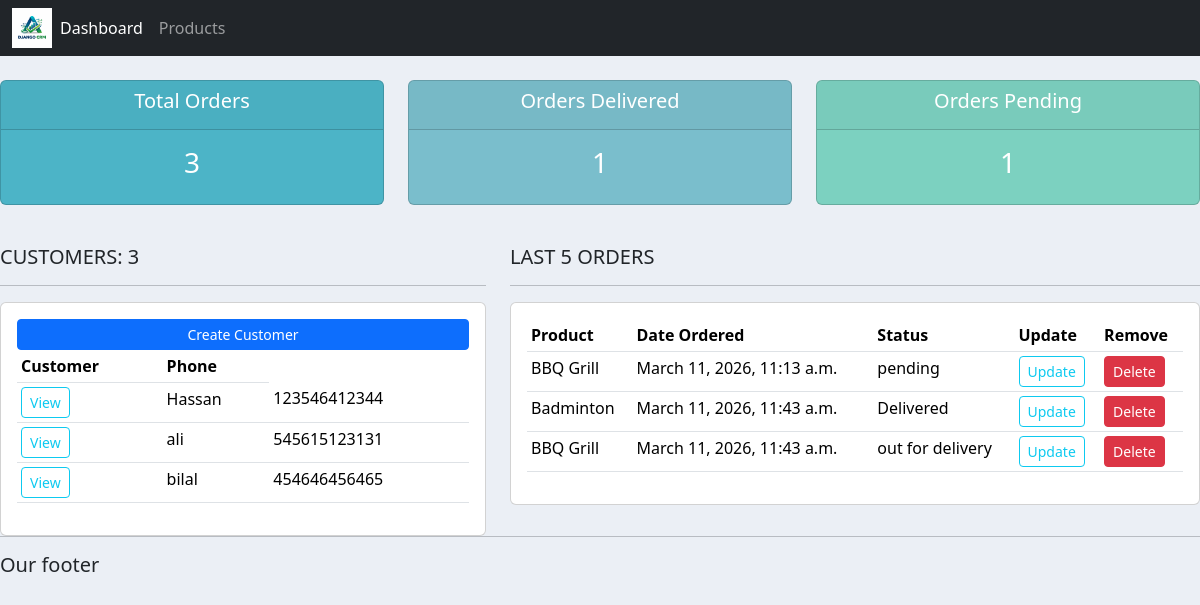
Before: / with the older database file.
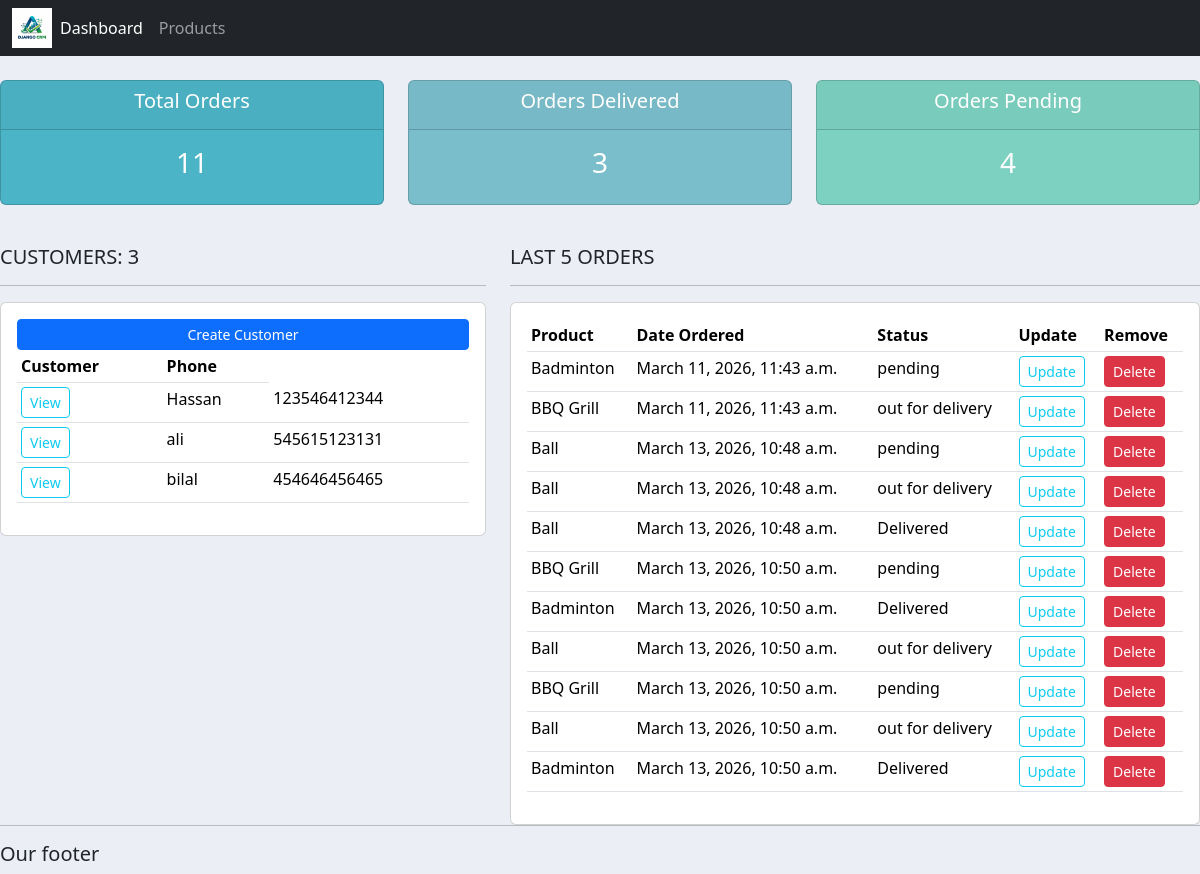
After: the same page with the newer database file.
### accounts/models.py (models this page shows, shortened)
class Customer(models.Model):
	name = models.CharField(max_length=200, null=True)
	phone = models.CharField(max_length=200, null=True)
	email = models.CharField(max_length=200, null=True)
	date_created = models.DateTimeField(auto_now_add=True, null=True)

class Order(models.Model):
    STATUS = (
	('pending','pending'),
	('out for delivery','out for delivery'),
	('Delivered','Delivered'),
	)
    customer = models.ForeignKey(Customer,null=True,on_delete=models.SET_NULL)
    product = models.ForeignKey(Product,null=True,on_delete=models.SET_NULL)
    date_created = models.DateTimeField(auto_now_add=True,null=True)
    status = models.CharField(max_length=200,null=True,choices=STATUS)
    note = models.CharField(max_length=1000,null=True)

class Product(models.Model):
    CATEGORY = (
		('Indoor','Indoor'),
		('Outdoor','Outdoor')
	)
    name = models.CharField(max_length=200,null=True)
    price = models.FloatField(null=True)
    category = models.CharField(max_length=200,null=True,choices=CATEGORY)
    description = models.CharField(max_length=200,null=True,blank=True)
    date_created = models.DateTimeField(auto_now_add=True,null=True)
    tag = models.ManyToManyField(Tag)

### accounts/views.py (the view)
# urls.py: path('',views.home,name='home'),
def home(request):
    orders = Order.objects.all()
    customers = Customer.objects.all()
    total_customers = customers.count()
    total_orders = orders.count()
    delivered = orders.filter(status='Delivered').count()
    pending = orders.filter(status='pending').count()
    return render(request,'accounts/dashboard.html', {'orders': orders, 'customers': customers, 'total_customers': total_customers, 'total_orders': total_orders, 'delivered': delivered, 'pending': pending})

### accounts/templates/accounts/dashboard.html (shortened to what this page needs)
{% extends "accounts/main.html" %}
    {% block content %}
        {% include 'accounts/status.html' %}
    <br>
        <div class="row">
        <div class="col-md-5">
            <h5>CUSTOMERS: {{total_customers}}</h5>
            <hr>
            <div class="card card-body">
                <a class="btn btn-primary  btn-sm btn-block" href="">Create Customer</a>
                <table class="table table-sm">
                    <tr>
                        <th>Customer</th>
                        <th>Phone</th>
                    </tr>
                    {% for customer in customers %}
                        <tr>
                            <td><a class="btn btn-outline-info  btn-sm" href="{% url 'customer' customer.id %}">View</a></td>
                            <td>{{customer.name}}</td>
                            <td>{{customer.phone}}</td>
                        </tr>
                    {% endfor %}
                </table>
            </div>
        </div>
        <div class="col-md-7">
            <h5>LAST 5 ORDERS</h5>
            <hr>
            <div class="card card-body">
                <table class="table table-sm">
                    <tr>
                        <th>Product</th>
                        <th>Date Ordered</th>
                        <th>Status</th>
                        <th>Update</th>
                        <th>Remove</th>
                    </tr>
                    {% for order in orders %}
                        <tr>
                            <td>{{order.product.name}}</td>
                            <td>{{order.date_created}}</td>
                            <td>{{order.status}}</td>
                            <td><a class="btn btn-outline-info btn-sm" href="{% url 'update_order' order.id %}">Update</a></td>
                            <td><a class="btn btn-danger btn-sm" href="{% url 'delete_order' order.id %}">Delete</a></td>
                        </tr>
                    {% endfor %}
                </table>
            </div>
        </div>
    {% endblock %}

### accounts/templates/accounts/main.html (shortened to what this page needs)
{% load static %}
<!DOCTYPE html>
<html lang="en">
<head>
    <link href="https://cdn.jsdelivr.net/npm/bootstrap@5.3.8/dist/css/bootstrap.min.css" rel="stylesheet">
    <link rel="stylesheet" type="text/css" href="{% static '/css/main.css' %}">
</head>
<body>
    {% include 'accounts/navbar.html' %}
    {% block content %}
    {% endblock %}
    <hr>
    <h5>Our footer</h5>
</body>
</html>

### accounts/templates/accounts/navbar.html (shortened to what this page needs)
{% load static %}
<nav class="navbar navbar-expand-lg bg-dark navbar-dark">
  <div class="container-fluid">
    <img src="{% static 'images/logo.png' %}" class="img-fluid" style="max-height: 40px;">
    <div class="collapse navbar-collapse" id="navbarNavDropdown">
      <ul class="navbar-nav">
        <li class="nav-item">
          <a class="nav-link active" aria-current="page" href="{% url 'home' %}">Dashboard</a>
        </li>
        <li class="nav-item">
          <a class="nav-link" href="{% url 'products' %}">Products</a>
        </li>
      </ul>
    </div>
  </div>
</nav>

### accounts/templates/accounts/status.html
<br>
<div class="row">
	<div class="col">
		<div class="col-md">
			<div class="card text-center text-white  mb-3" id="total-orders">
			  	<div class="card-header">
			  		<h5 class="card-title">Total Orders</h5>
			  	</div>
			  	<div class="card-body">
			    	<h3 class="card-title">{{total_orders}}</h3>
			  	</div>
			</div>
		</div>
	</div>
	<div class="col">
		<div class="col-md">
			<div class="card text-center text-white  mb-3" id="orders-delivered">
			  	<div class="card-header">
			  		<h5 class="card-title">Orders Delivered</h5>
			  	</div>
			  	<div class="card-body">
			    	<h3 class="card-title">{{delivered}}</h3>
			  	</div>
			</div>
		</div>
	</div>
	<div class="col">
		<div class="col-md">
			<div class="card text-center text-white  mb-3" id="orders-pending">
			  	<div class="card-header">
			  		<h5 class="card-title">Orders Pending</h5>
			  	</div>
			  	<div class="card-body">
			    	<h3 class="card-title">{{pending}}</h3>
			  	</div>
			</div>
		</div>
	</div>
</div>

### static/css/main.css (style rules this page uses)
body { background-color: #ebeff5; }
#total-orders { background-color: #4cb4c7; }
#orders-delivered { background-color: #7abecc; }
#orders-pending { background-color: #7CD1C0; }

Changed rows visible on the page:
removed Order: product.name "BBQ Grill", date_created "March 11, 2026, 11:13 a.m.", status "pending"
changed Order (number 1 of 11 on the later page): status "Delivered" → "pending"
added Order: product.name "Ball", date_created "March 13, 2026, 10:48 a.m.", status "pending"
added Order: product.name "Ball", date_created "March 13, 2026, 10:48 a.m.", status "out for delivery"
added Order: product.name "Ball", date_created "March 13, 2026, 10:48 a.m.", status "Delivered"
added Order: product.name "BBQ Grill", date_created "March 13, 2026, 10:50 a.m.", status "pending"
added Order: product.name "Badminton", date_created "March 13, 2026, 10:50 a.m.", status "Delivered"
added Order: product.name "Ball", date_created "March 13, 2026, 10:50 a.m.", status "out for delivery"
added Order: product.name "BBQ Grill", date_created "March 13, 2026, 10:50 a.m.", status "pending"
added Order: product.name "Ball", date_created "March 13, 2026, 10:50 a.m.", status "out for delivery"
added Order: product.name "Badminton", date_created "March 13, 2026, 10:50 a.m.", status "Delivered"
Other visible differences:
{{ total_orders }}: "3" → "11"
{{ delivered }}: "1" → "3"
{{ pending }}: "1" → "4"
